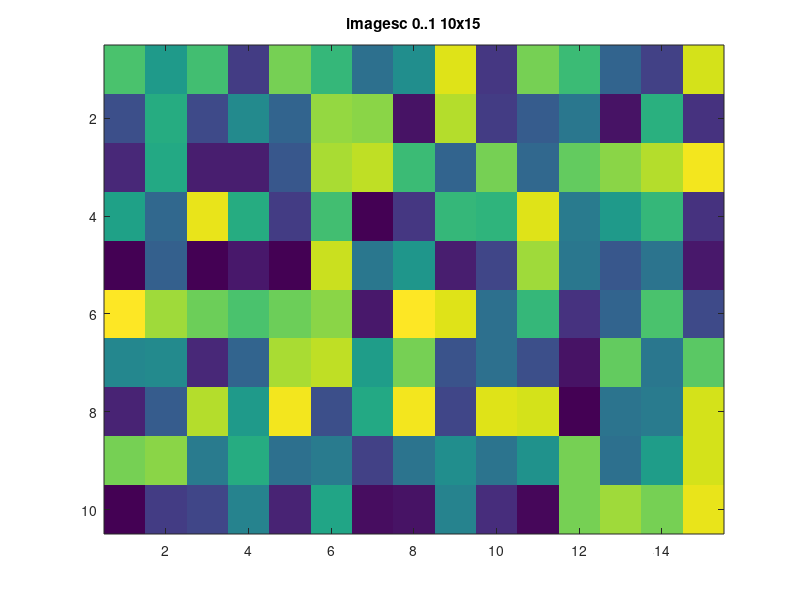

The MATLAB script that drew this image: (Note: this script raises an error after producing the figure.)
close all
pkg load image

figure (1)
img = rand (10, 15);
h = imagesc (img);
title ("imagesc 0..1 10x15");
impixelinfoval (gcf, h);

figure (2)
img = uint8(randi(256, 10, 15) - 1);
h = image (img);
title ("image uint8 0..255 10x15");
impixelinfoval (gcf, h);

figure (3)
subplot (2, 1, 1)
img = rand (10, 15);
h1 = imagesc (img);
title ("imagesc 0..1 10x15");
impixelinfoval (gcf, h1);

subplot (2,1,2)
img = uint8(randi(256, 10, 15) - 1);
h2 = image (img);
title ("image uint8 0..255 10x15");
impixelinfoval (gcf, h2);

figure (4)
img = uint8 (randi (256, 10, 15, 3) - 1);
h = image (img);
title ("image uint8 0..255 10x15x3 RGB");
impixelinfoval (gcf, h);

figure (5)
img = logical (randi (2, 10, 15) - 1);
h = image (img);
title ("image logical 0..1 10x15 BW");
impixelinfoval (gcf, h);


## FIXME: add indexed image

#impixelinfo ()

